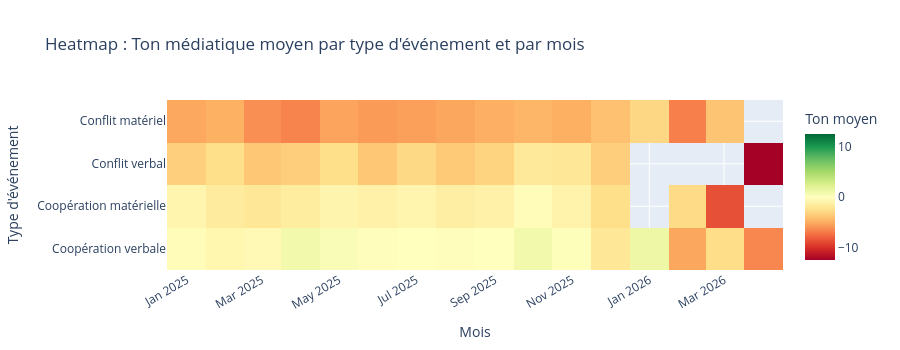

The notebook cell this image was saved under:
### Markdown cell above
---
## VIZ 5 — Heatmap : ton médiatique par type d'événement et par mois
**Question** : Certains types d'événements sont-ils systématiquement couverts plus négativement ?

### Code cell
if COL_TONE and '_category' in df.columns:
    heatmap_data = df.groupby(['_month', '_category'])[COL_TONE].mean().reset_index()
    heatmap_pivot = heatmap_data.pivot(index='_category', columns='_month', values=COL_TONE)

    fig = px.imshow(
        heatmap_pivot,
        color_continuous_scale='RdYlGn',
        color_continuous_midpoint=0,
        title='Heatmap : Ton médiatique moyen par type d\'événement et par mois',
        labels=dict(x='Mois', y='Type d\'événement', color='Ton moyen'),
        aspect='auto', height=350
    )
    fig.update_xaxes(tickangle=-30)
    fig.show()

### Figure 1 — Plotly figure (JSON) as saved in the notebook; plotly's stock layout.template omitted (floating-point values rounded to 4 significant figures)
{"data": [{"coloraxis": "coloraxis", "hovertemplate": "Mois: %{x}<br>Type d'événement: %{y}<br>Ton moyen: %{z}<extra></extra>", "name": "0", "type": "heatmap", "x": ["2025-01", "2025-02", "2025-03", "2025-04", "2025-05", "2025-06", "2025-07", "2025-08", "2025-09", "2025-10", "2025-11", "2025-12", "2026-01", "2026-02", "2026-03", "2026-04"], "xaxis": "x", "y": ["Conflit matériel", "Conflit verbal", "Coopération matérielle", "Coopération verbale"], "yaxis": "y", "z": [[-5.204, -4.858, -6.2, -6.634, -5.371, -5.729, -5.536, -5.263, -4.876, -4.601, -4.938, -4.064, -2.926, -6.794, -3.893, NaN], [-3.301, -2.573, -3.762, -3.403, -2.478, -3.744, -2.846, -3.612, -3.091, -1.851, -1.902, -3.384, NaN, NaN, NaN, -12.5], [-0.8292, -1.593, -1.913, -1.554, -0.8876, -1.149, -0.7973, -1.359, -1.121, -0.2802, -1.008, -2.5, NaN, -2.73, -8.678, NaN], [-0.2968, -0.7077, -0.4947, 0.875, 0.3962, -0.1659, -0.03258, -0.1633, 0.03168, 0.8808, 0.217, -1.913, 1.187, -5.282, -2.622, -6.509]]}], "layout": {"coloraxis": {"cmid": 0, "colorbar": {"title": {"text": "Ton moyen"}}, "colorscale": [[0, "rgb(165,0,38)"], [0.1, "rgb(215,48,39)"], [0.2, "rgb(244,109,67)"], [0.3, "rgb(253,174,97)"], [0.4, "rgb(254,224,139)"], [0.5, "rgb(255,255,191)"], [0.6, "rgb(217,239,139)"], [0.7, "rgb(166,217,106)"], [0.8, "rgb(102,189,99)"], [0.9, "rgb(26,152,80)"], [1, "rgb(0,104,55)"]]}, "height": 350, "title": {"text": "Heatmap : Ton médiatique moyen par type d'événement et par mois"}, "xaxis": {"anchor": "y", "domain": [0, 1], "tickangle": -30, "title": {"text": "Mois"}}, "yaxis": {"anchor": "x", "autorange": "reversed", "domain": [0, 1], "title": {"text": "Type d'événement"}}}}
